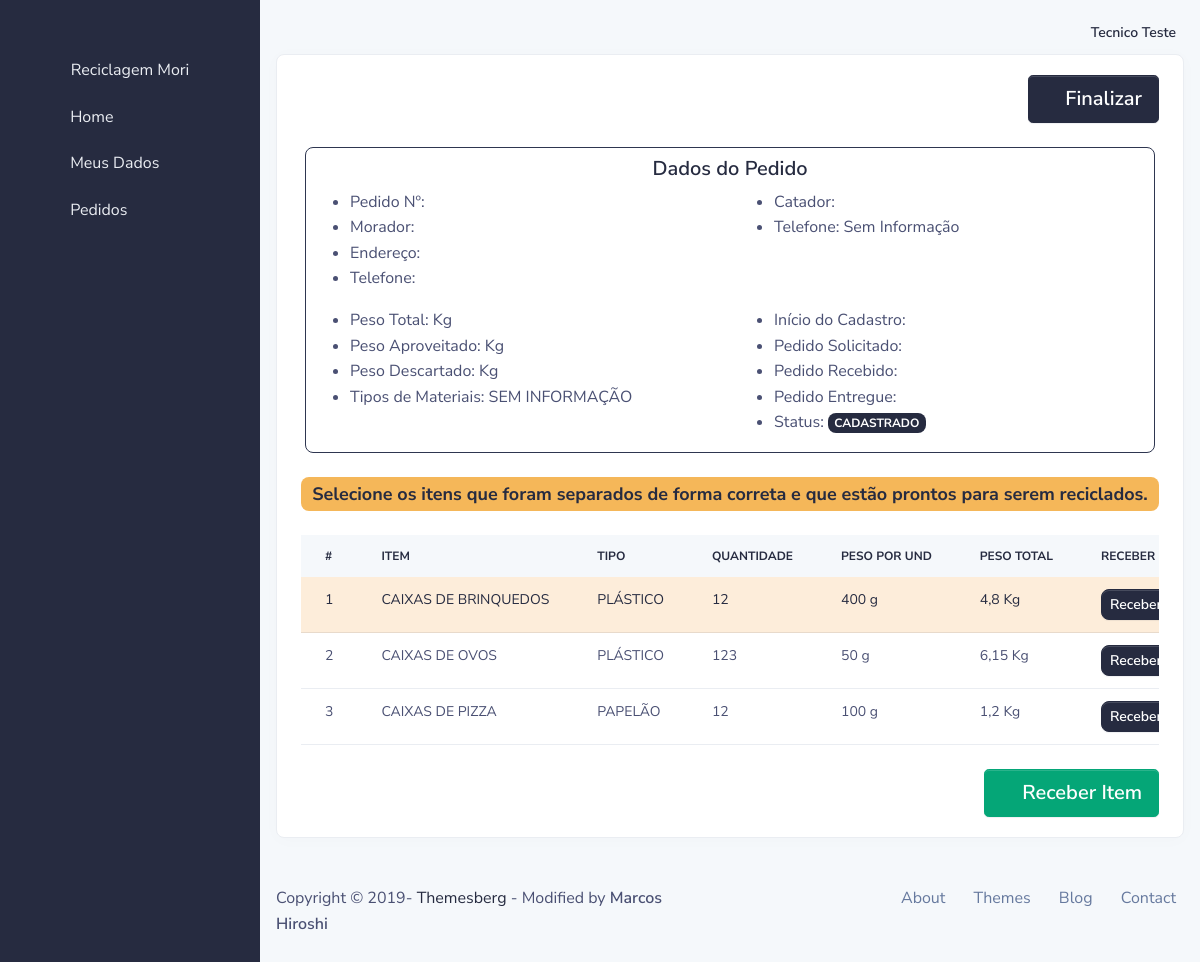
/catador/pedido/6/receber/17/item/ (signed in), run on the app's committed database.
### usuario/models.py (models this page shows, shortened)
class User(AbstractBaseUser, PermissionsMixin):
    email = models.EmailField(verbose_name='Email de usuário', unique=True)
    first_name = models.CharField(max_length=300, blank=True, verbose_name='Nome')
    last_name = models.CharField(max_length=300, blank=True, verbose_name='Sobrenome')
    date_joined = models.DateTimeField(_('date joined'), auto_now_add=True)
    is_active = models.BooleanField(_('active'), default=False)
    is_staff = models.BooleanField(_('staff'), default=False)
    profile_active = models.ForeignKey(Group, models.DO_NOTHING, related_name='profile_active', blank=True, null=True)
    objects = UserManager()
    USERNAME_FIELD = 'email'
    REQUIRED_FIELDS = ['first_name', 'last_name']
    class Meta:
        verbose_name = _('user')
        verbose_name_plural = _('users')
    def get_full_name(self):
        return ('%s %s' % (self.first_name, self.last_name)).strip()
    def __str__(self):
        return self.get_full_name().title()

### core/models/servico.py (models this page shows)
class ItemServico(models.Model):
    ordem = models.ForeignKey(OrdemServico, models.DO_NOTHING, related_name='itens_ordem_servico')
    status = models.ForeignKey(StatusItem, models.DO_NOTHING, related_name='itens_status', default=1)
    ponto_coleta = models.ForeignKey(PontoColeta, models.DO_NOTHING, related_name='itens_ponto_coleta', blank=True, null=True)
    item = models.ForeignKey(Item, models.DO_NOTHING, related_name='ordem_servico_item', verbose_name='Item para ser reciclado')
    qtd = models.PositiveIntegerField(verbose_name='Quantidade do mesmo item')
    class Meta:
        ordering = ['id']
    def peso_total(self):
        return (self.item.peso * self.qtd)/1000

class StatusItem(models.Model):
    nome = models.CharField(max_length=100)
    def __str__(self):
        return self.nome

### core/models/item.py (models this page shows, shortened)
class Item(models.Model):
    nome = models.CharField(max_length=100, verbose_name="NOME")
    tipo = models.ForeignKey(Tipo, models.DO_NOTHING, related_name='item_tipo')
    peso = models.PositiveIntegerField()
    class Meta:
        ordering = ['nome']

class Tipo(models.Model):
    nome = models.CharField(max_length=100, verbose_name="NOME")

### catador/views.py (the view, shortened to what this page needs)
# urls.py: path('pedido/<int:pk>/receber/<int:pk_item>/item/', CatadorPedidoReceberItemView.as_view(), name='catador_pedido_receber_item'),
class CatadorPedidoReceberItemView(PermissionRequiredMixin, UserPassesTestMixin, UpdateView):
    model = ItemServico
    template_name = '03_catador/pedido_receber_item.html'
    fields = ['id']
    permission_required = 'catador.view_catador'
    pk_url_kwarg = 'pk_item'
    def test_func(self):
        return True if self.request.user.is_authenticated and self.request.user.profile_active.name == 'CATADOR' else False

### www/templates/03_catador/pedido_receber_item.html (shortened to what this page needs)
{% extends '03_catador/base.html' %}
{% load static %}
{% block extra_css %}
<link rel="stylesheet" href="https://unpkg.com/leaflet@1.7.1/dist/leaflet.css" />
<link rel="stylesheet" href="https://cdn.jsdelivr.net/npm/leaflet-routing-machine@3.2.12/dist/leaflet-routing-machine.css" />
{% endblock extra_css %}
{% block main %}
    <div class="row">
        <div class="col-md-12">
            <div class="card border-light shadow-sm">
                <div class="card-body">
                    <div class="row">
                        <div class="col">
                            <a href="" class="btn btn-primary btn-lg float-right">
                                <span class="fa fa-check-circle"></span> Finalizar
                            </a>
                        </div>
                    </div>
                    {% include '02_morador/partials/dados_pedido.html' with pedido=object %}
                    <div class="row mt-4">
                        <div class="col">
                            <span class="badge bg-warning text-dark d-block pt-2 pb-2" style="font-size: large">
                                Selecione os itens que foram separados de forma correta e que estão prontos para serem reciclados.
                            </span>
                        </div>
                    </div>
                    <form method="POST">
                        <div class="row mt-4">
                            <div class="col-md-12">
                                <div class="table-responsive">
                                    <table class="table table-centered table-nowrap m-0 rounded">
                                        <thead class="thead-light">
                                            <tr>
                                                <th class="border-0">#</th>
                                                <th class="border-0">Item</th>
                                                <th class="border-0">Tipo</th>
                                                <th class="border-0">Quantidade</th>
                                                <th class="border-0">Peso Por Und</th>
                                                <th class="border-0">Peso Total</th>
                                                <th class="border-0">Receber</th>
                                            </tr>
                                        </thead>
                                        <tbody>
                                            {% for item in object.ordem.itens_ordem_servico.all %}
                                                <tr {% if item.id == object.id %} class="table-secondary" {% endif %}>
                                                    <td>{{ forloop.counter }}</td>
                                                    <td>{{ item.item.nome }}</td>
                                                    <td>{{ item.item.tipo.nome }}</td>
                                                    <td>{{ item.qtd }}</td>
                                                    <td>{{ item.item.peso }} g</td>
                                                    <td>{{ item.peso_total }} Kg</td>
                                                    <td>
                                                        {% if item.status.nome == 'CADASTRADO' %}
                                                        <a class="btn btn-sm btn-primary" href="{% url 'catador_pedido_receber_item' object.id item.id %}">
                                                            Receber
                                                        </a>
                                                        {% else %}
                                                        <button class="btn btn-sm btn-success disabled" type="button">
                                                            Recebido
                                                        </button>
                                                        {% endif %}
                                                    </td>
                                                </tr>
                                            {% endfor %}
                                        </tbody>
                                    </table>
                                </div>
                            </div>
                        </div>
                        <div class="row mt-4">
                            <div class="col">
                                <button type="submit" class="btn btn-success btn-lg float-right">
                                    <span class="fa fa-plus-circle"></span> Receber Item
                                </button>
                            </div>
                        </div>
                    </form>
                </div>
            </div>
        </div>
    </div>
{% endblock main %}

### www/templates/03_catador/partials/navbar_main.html (shortened to what this page needs)
{% load static %}
<nav class="navbar navbar-top navbar-expand navbar-dashboard navbar-dark pl-0 pr-2 pb-0">
    <div class="container-fluid px-0">
        <div class="d-flex justify-content-between w-100" id="navbarSupportedContent">
            <ul class="navbar-nav align-items-center">
                <li class="nav-item dropdown">
                    <a class="nav-link pt-1 px-0" href="#" role="button" data-toggle="dropdown" aria-haspopup="true"
                       aria-expanded="false">
                        <div class="media d-flex align-items-center">
                            <i class="fa fa-user" style="font-size: 18px; color: #0a0b10"></i>
                            <div class="media-body ml-2 text-dark align-items-center d-lg-block">
                                <span class="mb-0 font-small font-weight-bold">{{ user|title }}</span>
                            </div>
                        </div>
                    </a>
                </li>
            </ul>
        </div>
    </div>
</nav>

### www/templates/02_morador/partials/dados_pedido.html
<div class="row mt-4 border border-black rounded ml-1 mr-1">
    <div class="col-12">
        <h5 class="text-center mt-2">Dados do Pedido</h5>
        <div class="row">
            <div class="col">
                <ul>
                    <li>Pedido Nº: {{ pedido.numero }}</li>
                    <li>Morador: {{ pedido.morador }}</li>
                    <li>Endereço: {{ pedido.morador.endereco }}</li>
                    <li>Telefone: {{ pedido.morador.telefone_1 }}{% if pedido.morador.telefone_2 %}/{{ pedido.morador.telefone_2 }}{% endif %}</li>
                </ul>
            </div>
            <div class="col">
                <ul>
                    <li>Catador: {{ pedido.catador|default_if_none:'Sem Informação' }}</li>
                    <li>Telefone: {{ pedido.catador.telefone_1|default:'Sem Informação' }}{% if pedido.catador.telefone_2 %}/{{ pedido.catador.telefone_2 }}{% endif %}</li>
                </ul>
            </div>
        </div>
        <div class="row">
            <div class="col">
                <ul>
                    <li>Peso Total: {{ pedido.peso_total_servico }} Kg</li>
                    <li>Peso Aproveitado: {{ pedido.peso_real }} Kg</li>
                    <li>Peso Descartado: {{ pedido.peso_descartado }} Kg</li>
                    <li>Tipos de Materiais: {% for tipo in pedido.materiais_servico %}<span class="badge badge-md bg-primary">{{ tipo }}</span> {% empty %} SEM INFORMAÇÃO {% endfor %}</li>
                </ul>
            </div>
            <div class="col">
                <ul>
                    <li>Início do Cadastro: {{ pedido.data_criada }}</li>
                    <li>Pedido Solicitado: {{ pedido.data_solicitada|default_if_none:'Sem Informação' }}</li>
                    <li>Pedido Recebido: {{ pedido.data_buscada|default_if_none:'Sem Informação' }}</li>
                    <li>Pedido Entregue: {{ pedido.data_entregue|default_if_none:'Sem Informação' }}</li>
                    <li>Status: <span class="badge badge-md bg-primary">{{ pedido.status }}</span></li>
                </ul>
            </div>
        </div>
    </div>
</div>

### data on the page
User: first_name+last_name "Tecnico Teste"
ItemServico: status "CADASTRADO", item.nome "CAIXAS DE BRINQUEDOS", item.tipo.nome "PLÁSTICO", qtd "12", item.peso "400", peso_total "4,8", shows "Receber"
ItemServico: item.nome "CAIXAS DE OVOS", item.tipo.nome "PLÁSTICO", qtd "123", item.peso "50", peso_total "6,15", shows "Receber"
ItemServico: item.nome "CAIXAS DE PIZZA", item.tipo.nome "PAPELÃO", qtd "12", item.peso "100", peso_total "1,2", shows "Receber"

### other printed values
{{ pedido.catador.telefone_1|default:'Sem Informação' }} "Sem Informação"
